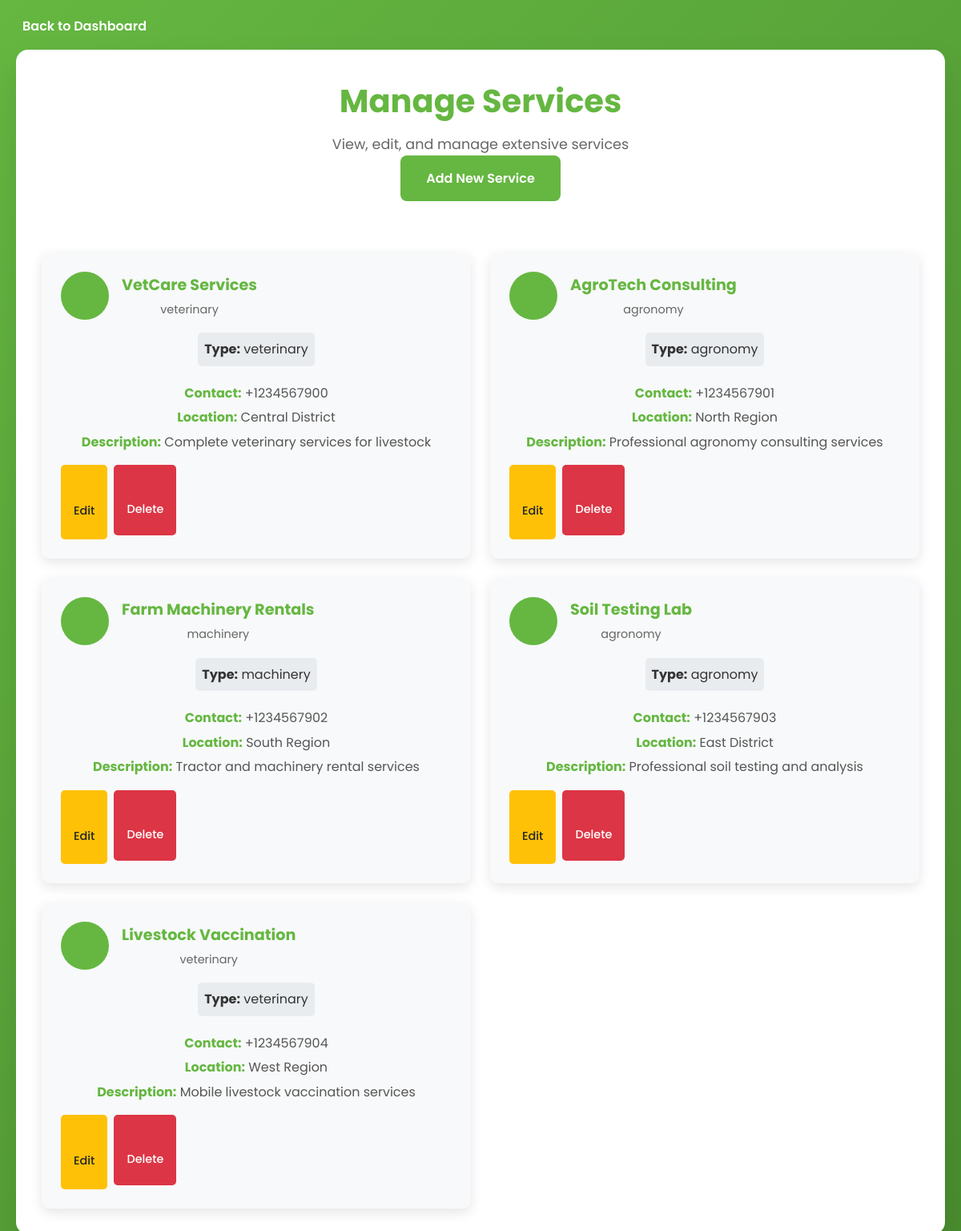
Screenshot of /admin/manage-services.php (signed in) with the database file from the repository.
### tables this page shows
CREATE TABLE IF NOT EXISTS extensive_services (
    id INT AUTO_INCREMENT PRIMARY KEY,
    name VARCHAR(100) NOT NULL,
    contact VARCHAR(20) NOT NULL,
    service_type ENUM('veterinary', 'agronomy', 'machinery', 'other') NOT NULL,
    description TEXT,
    location VARCHAR(100),
    created_at TIMESTAMP DEFAULT CURRENT_TIMESTAMP
);

### admin/manage-services.php (the view, shortened to what this page needs)
<?php
require_once '../config/database.php';
try {
    $stmt = $pdo->query("SELECT * FROM extensive_services ORDER BY created_at DESC");
    $services = $stmt->fetchAll();
} catch (PDOException $e) {
    $error = 'Error fetching services: ' . $e->getMessage();
    $services = [];
}
?>
<!DOCTYPE html>
<html lang="en">
<head>
    <link rel="stylesheet" href="../style.css">
    <link rel='stylesheet' href='https://cdn-uicons.flaticon.com/3.0.0/uicons-regular-straight/css/uicons-regular-straight.css'>
</head>
<body>
    <div class="manage-container">
        <a href="dashboard.php" class="back-link">
            Back to Dashboard
        </a>
        <div class="manage-content">
            <div class="manage-header">
                <h1><i class="fi fi-rs-settings"></i> Manage Services</h1>
                <p>View, edit, and manage extensive services</p>
                <a href="add-service.php" class="btn-add">
                    <i class="fi fi-rs-plus"></i> Add New Service
                </a>
            </div>
            <?php if (empty($services)): ?>
                <div class="no-services">
                    <i class="fi fi-rs-settings"></i>
                    <h3>No Services Found</h3>
                    <p>Add the first service to get started!</p>
                    <a href="add-service.php" class="btn-add">Add Service</a>
                </div>
            <?php else: ?>
                <div class="services-grid">
                    <?php foreach ($services as $service): ?>
                        <div class="service-card">
                            <div class="service-header">
                                <div class="service-icon">
                                </div>
                                <div class="service-info">
                                    <h3><?php echo htmlspecialchars($service['name']); ?></h3>
                                    <p><?php echo htmlspecialchars($service['service_type']); ?></p>
                                </div>
                            </div>
                            <div class="service-type">
                                <strong>Type:</strong> <?php echo htmlspecialchars($service['service_type']); ?>
                            </div>
                            <div class="service-details">
                                <p><strong>Contact:</strong> <?php echo htmlspecialchars($service['contact']); ?></p>
                                <p><strong>Location:</strong> <?php echo htmlspecialchars($service['location']); ?></p>
                                <?php if (!empty($service['description'])): ?>
                                    <p><strong>Description:</strong> <?php echo htmlspecialchars($service['description']); ?></p>
                                <?php endif; ?>
                            </div>
                            <div class="service-actions">
                                <a href="edit-service.php?id=<?php echo $service['id']; ?>" class="btn-edit">
                                    <i class="fi fi-rs-edit"></i> Edit
                                </a>
                                <form method="POST" style="display: inline;" onsubmit="return confirm('Are you sure you want to delete this service?');">
                                    <button type="submit" name="delete_service" class="btn-delete">
                                        <i class="fi fi-rs-trash"></i> Delete
                                    </button>
                                </form>
                            </div>
                        </div>
                    <?php endforeach; ?>
                </div>
            <?php endif; ?>
        </div>
    </div>
</body>
</html>

### style.css (style rules this page uses)
:root { --green: #65b741; --dark-green: #4a8c2f; --black: #333; --white: #fff; --gray: #f5f5f5; --light-gray: #e0e0e0; --text-gray: #666; }
* { font-family: "Poppins", sans-serif; margin: 0; padding: 0; box-sizing: border-box; text-decoration: none; transition: all .2s linear; }
html { scroll-behavior: smooth; }
body { line-height: 1.6; color: var(--black); }
.services-grid { display: grid; grid-template-columns: repeat(auto-fit, minmax(250px, 1fr)); gap: 2rem; }
.service-card { background: var(--white); padding: 2rem; border-radius: 15px; text-align: center; box-shadow: 0 5px 15px rgba(0, 0, 0, 0.1); transition: all 0.3s ease; }
.service-card h3 { font-size: 1.5rem; margin-bottom: 1rem; color: var(--black); }
.service-card p { color: var(--text-gray); margin-bottom: 1.5rem; }

### admin/manage-services.php (style rules this page uses)
.manage-container { min-height: 100vh; background: linear-gradient(135deg, #65b741 0%, #4a8c2f 100%); padding: 20px; }
.manage-content { max-width: 1200px; margin: 0 auto; background: white; border-radius: 15px; padding: 2rem; box-shadow: 0 20px 40px rgba(0, 0, 0, 0.1); }
.manage-header { text-align: center; margin-bottom: 2rem; }
.manage-header h1 { color: var(--green); font-size: 2.5rem; margin-bottom: 0.5rem; }
.manage-header p { color: #666; font-size: 1.1rem; }
.btn-add { background: var(--green); color: white; padding: 1rem 2rem; border: none; border-radius: 8px; text-decoration: none; display: inline-block; font-weight: 600; margin-bottom: 2rem; transition: background 0.3s ease; }
.back-link { color: white; text-decoration: none; font-weight: 600; display: flex; align-items: center; gap: 0.5rem; margin-bottom: 1rem; }
.services-grid { display: grid; grid-template-columns: repeat(auto-fill, minmax(350px, 1fr)); gap: 1.5rem; }
.service-card { background: #f8f9fa; border-radius: 10px; padding: 1.5rem; box-shadow: 0 5px 15px rgba(0, 0, 0, 0.1); transition: transform 0.3s ease, box-shadow 0.3s ease; }
.service-header { display: flex; align-items: center; gap: 1rem; margin-bottom: 1rem; }
.service-icon { width: 60px; height: 60px; background: var(--green); border-radius: 50%; display: flex; align-items: center; justify-content: center; color: white; font-size: 1.5rem; }
.service-info h3 { color: var(--green); margin: 0; font-size: 1.2rem; }
.service-info p { color: #666; margin: 0.2rem 0 0 0; font-size: 0.9rem; }
.service-details { margin-bottom: 1rem; }
.service-details p { margin: 0.3rem 0; color: #555; }
.service-details strong { color: var(--green); }
.service-type { background: #e9ecef; padding: 0.5rem; border-radius: 5px; margin-bottom: 1rem; display: inline-block; }
.service-actions { display: flex; gap: 0.5rem; }
.btn-edit { background: #ffc107; color: #212529; padding: 0.5rem 1rem; border: none; border-radius: 5px; text-decoration: none; font-size: 0.9rem; font-weight: 500; transition: background 0.3s ease; }
.btn-delete { background: #dc3545; color: white; padding: 0.5rem 1rem; border: none; border-radius: 5px; font-size: 0.9rem; font-weight: 500; cursor: pointer; transition: background 0.3s ease; }

### rows the page displays
extensive_services: name "VetCare Services", service_type "veterinary", contact "+1234567900", location "Central District", description "Complete veterinary services for livestock"
extensive_services: name "AgroTech Consulting", service_type "agronomy", contact "+1234567901", location "North Region", description "Professional agronomy consulting services"
extensive_services: name "Farm Machinery Rentals", service_type "machinery", contact "+1234567902", location "South Region", description "Tractor and machinery rental services"
extensive_services: name "Soil Testing Lab", service_type "agronomy", contact "+1234567903", location "East District", description "Professional soil testing and analysis"
extensive_services: name "Livestock Vaccination", service_type "veterinary", contact "+1234567904", location "West Region", description "Mobile livestock vaccination services"
